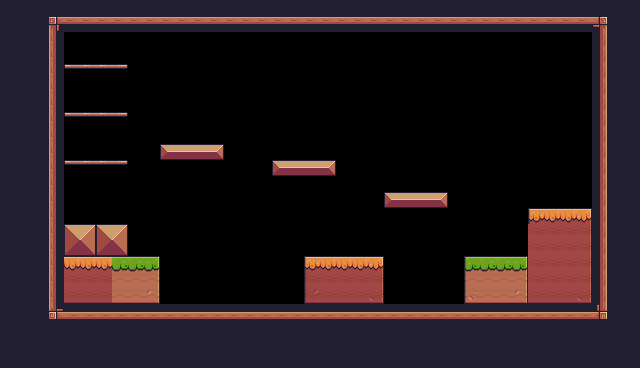

A 2D game scene composited from a Tiled map and its tileset images. What follows is a short description and the map's XML, with every tile layer's data as written:
An orthogonal 40x23 tile map with 16x16 px tiles, 1 tile layer (background) and 30 objects (11x Fruit, 3x platform, 2x Saw, Player, Checkpoint).

<map version="1.10" tiledversion="1.10.2" orientation="orthogonal" renderorder="right-down" width="40" height="23" tilewidth="16" tileheight="16" infinite="0" nextlayerid="4" nextobjectid="66">
 <tileset firstgid="1" source="adventure.tsx" />
 <layer id="1" name="background" width="40" height="23">
  <properties>
   <property name="BackgroundColor" value="Gray" />
  </properties>
  <data encoding="csv">
24,24,24,24,24,24,24,24,24,24,24,24,24,24,24,24,24,24,24,24,24,24,24,24,24,24,24,112,112,112,112,112,112,24,24,24,24,24,24,24,
24,24,112,89,90,90,90,90,90,90,90,90,90,90,90,90,90,90,90,90,90,90,90,90,90,90,90,90,90,90,90,90,90,90,90,90,90,91,24,24,
24,24,112,111,138,138,138,138,50,50,138,138,138,0,0,0,0,0,0,0,0,0,0,0,0,0,0,0,0,0,0,0,0,0,0,0,0,113,24,24,
24,24,112,111,138,138,138,138,50,50,138,138,138,0,0,0,0,0,0,0,0,0,0,0,0,0,0,0,0,0,0,0,0,0,0,0,0,113,24,24,
24,24,112,111,40,41,41,42,50,50,138,138,138,0,0,0,0,0,0,0,0,0,0,0,0,0,0,0,0,0,71,71,71,0,0,0,0,113,24,24,
24,24,112,111,138,138,138,138,50,50,138,138,138,0,0,0,0,0,0,0,0,0,0,0,0,0,0,0,0,0,71,71,0,0,0,0,0,113,24,24,
24,24,112,111,138,138,138,138,138,50,138,138,138,0,0,0,0,0,0,0,0,0,0,0,0,0,0,0,0,0,71,71,71,0,0,0,0,113,24,24,
24,24,112,111,40,41,41,42,138,50,138,138,138,0,0,0,0,0,0,0,0,0,0,0,0,0,0,0,0,0,71,71,71,0,0,0,0,113,24,24,
24,24,112,111,138,138,71,71,71,50,138,138,138,0,0,0,0,0,0,0,0,0,0,0,0,0,0,0,0,0,71,0,0,0,0,0,0,113,24,24,
24,24,112,111,138,138,138,138,138,56,13,14,14,15,0,0,0,0,0,0,0,0,0,0,0,0,0,0,0,0,71,0,0,0,0,0,0,113,24,24,
24,24,112,111,40,41,41,42,138,50,138,138,138,0,0,0,0,13,14,14,15,0,0,0,0,0,0,0,0,0,71,0,0,0,0,0,0,113,24,24,
24,24,112,111,138,138,138,138,50,50,138,138,138,0,0,0,0,0,0,0,0,0,0,0,0,0,0,0,0,0,71,71,6,50,50,50,50,113,24,24,
24,112,112,111,138,138,138,138,50,50,138,138,138,0,0,71,0,0,0,94,94,94,0,0,13,14,14,15,0,0,0,0,6,73,73,73,73,113,24,24,
112,112,112,111,50,50,50,50,50,50,138,138,138,0,0,0,0,0,0,94,94,94,0,0,0,0,0,0,0,0,0,0,6,95,96,96,97,113,24,24,
112,112,112,111,36,37,36,37,50,50,138,138,138,0,0,0,0,0,94,94,94,94,94,94,0,0,0,0,0,0,0,0,6,118,118,118,119,113,24,24,
24,112,112,111,58,59,58,59,50,50,72,138,138,94,0,0,0,0,94,94,94,94,94,94,0,0,0,48,49,50,50,50,50,118,118,118,119,113,24,24,
24,24,112,111,96,96,96,8,8,9,48,49,50,48,49,50,50,50,12,95,96,96,96,97,48,49,48,49,50,7,8,8,9,118,118,118,119,113,24,24,
24,24,112,111,118,118,118,30,30,31,48,49,50,48,49,50,72,50,34,117,118,118,118,119,48,48,70,71,72,29,30,30,31,118,118,118,119,113,112,24,
24,24,112,111,140,140,140,52,52,53,70,71,72,70,71,72,72,72,56,139,140,140,140,141,70,70,70,71,72,51,52,52,53,140,140,140,141,113,112,24,
24,24,112,133,134,134,134,134,134,134,134,134,134,134,134,134,134,134,134,134,134,134,134,134,134,134,134,134,134,134,134,134,134,134,134,134,134,135,112,24,
24,24,24,24,24,24,24,24,24,24,24,24,24,24,24,24,24,24,24,24,24,112,112,112,112,112,112,24,112,112,112,112,112,24,24,24,24,24,24,24,
24,24,24,24,24,24,24,24,24,24,24,24,24,24,24,24,24,24,24,24,24,24,24,24,24,24,24,24,112,112,112,24,24,24,24,24,24,24,24,24,
24,24,24,24,24,24,24,24,24,24,24,24,24,24,24,24,24,24,24,24,24,24,24,24,24,24,24,24,112,112,24,24,24,24,24,24,24,24,24,24
</data>
 </layer>
 <objectgroup id="2" name="spawnPoints">
  <object id="2" name="Player" type="Player" x="320" y="224" width="31.3341" height="30.6814" />
  <object id="45" name="Bananas" type="Fruit" x="304" y="128" width="32" height="32" />
  <object id="47" name="Apple" type="Fruit" x="176" y="112" width="32" height="32" />
  <object id="49" name="Kiwi" type="Fruit" x="80" y="128" width="32" height="32" />
  <object id="50" name="Kiwi" type="Fruit" x="80" y="80" width="32" height="32" />
  <object id="51" name="Kiwi" type="Fruit" x="80" y="32" width="32" height="32" />
  <object id="52" name="Melon" type="Fruit" x="128" y="224" width="32" height="32" />
  <object id="53" name="Melon" type="Fruit" x="64" y="192" width="32" height="32" />
  <object id="54" name="Melon" type="Fruit" x="96" y="192" width="32" height="32" />
  <object id="55" name="Pineapple" type="Fruit" x="384" y="160" width="32" height="32" />
  <object id="56" name="Pineapple" type="Fruit" x="416" y="160" width="32" height="32" />
  <object id="57" name="Pineapple" type="Fruit" x="400" y="128" width="32" height="32" />
  <object id="59" type="Saw" x="240" y="288" width="32" height="32">
   <properties>
    <property name="isVertical" type="bool" value="false" />
    <property name="offNeg" type="float" value="4" />
    <property name="offPos" type="float" value="2" />
   </properties>
  </object>
  <object id="60" type="Saw" x="240" y="112" width="32" height="32">
   <properties>
    <property name="isVertical" type="bool" value="true" />
    <property name="offNeg" type="float" value="5" />
    <property name="offPos" type="float" value="2" />
   </properties>
  </object>
  <object id="65" type="Checkpoint" x="528" y="144" width="64" height="64" />
 </objectgroup>
 <objectgroup id="3" name="collisions">
  <object id="10" x="48" y="32" width="16" height="272" />
  <object id="11" x="48" y="16" width="560" height="16" />
  <object id="12" x="592" y="16" width="16" height="304" />
  <object id="13" x="48" y="304" width="560" height="16" />
  <object id="16" x="64" y="224" width="64" height="32" />
  <object id="18" x="160" y="144" width="64" height="16" />
  <object id="19" x="272" y="160" width="64" height="16" />
  <object id="20" x="384" y="192" width="64" height="16" />
  <object id="24" type="platform" x="64" y="64" width="64" height="16" />
  <object id="29" type="platform" x="64" y="112" width="64" height="16" />
  <object id="30" type="platform" x="64" y="160" width="64" height="16" />
  <object id="35" x="464" y="256" width="64" height="48" />
  <object id="36" x="64" y="256" width="96" height="48" />
  <object id="37" x="304" y="256" width="80" height="48" />
  <object id="63" x="528" y="208" width="64" height="96" />
 </objectgroup>
</map>
